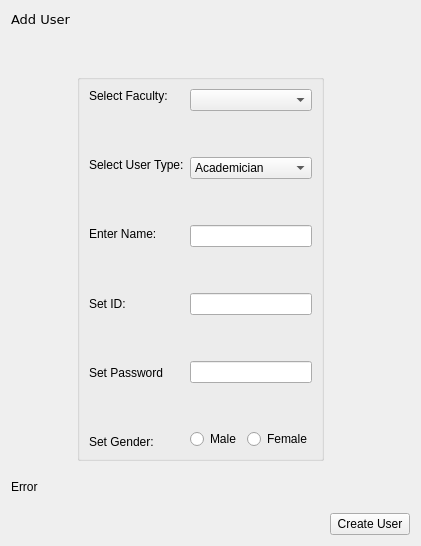
             <widget class="QWidget" name="addUserFFaculty">
              <layout class="QGridLayout" name="gridLayout_4">
               <item row="1" column="1">
                <spacer name="verticalSpacer_18">
                 <property name="orientation">
                  <enum>Qt::Vertical</enum>
                 </property>
                 <property name="sizeHint" stdset="0">
                  <size>
                   <width>20</width>
                   <height>40</height>
                  </size>
                 </property>
                </spacer>
               </item>
               <item row="4" column="1">
                <spacer name="verticalSpacer_19">
                 <property name="orientation">
                  <enum>Qt::Vertical</enum>
                 </property>
                 <property name="sizeHint" stdset="0">
                  <size>
                   <width>20</width>
                   <height>40</height>
                  </size>
                 </property>
                </spacer>
               </item>
               <item row="5" column="2">
                <widget class="QPushButton" name="createUserButton">
                 <property name="sizePolicy">
                  <sizepolicy hsizetype="Maximum" vsizetype="Fixed">
                   <horstretch>0</horstretch>
                   <verstretch>0</verstretch>
                  </sizepolicy>
                 </property>
                 <property name="text">
                  <string>Create User</string>
                 </property>
                </widget>
               </item>
               <item row="2" column="0">
                <spacer name="horizontalSpacer_5">
                 <property name="orientation">
                  <enum>Qt::Horizontal</enum>
                 </property>
                 <property name="sizeHint" stdset="0">
                  <size>
                   <width>40</width>
                   <height>20</height>
                  </size>
                 </property>
                </spacer>
               </item>
               <item row="0" column="0">
                <widget class="QLabel" name="addUserHeader">
                 <property name="sizePolicy">
                  <sizepolicy hsizetype="Minimum" vsizetype="Maximum">
                   <horstretch>0</horstretch>
                   <verstretch>0</verstretch>
                  </sizepolicy>
                 </property>
                 <property name="font">
                  <font>
                   <family>Verdana</family>
                   <pointsize>10</pointsize>
                  </font>
                 </property>
                 <property name="text">
                  <string>Add User</string>
                 </property>
                </widget>
               </item>
               <item row="2" column="2">
                <spacer name="horizontalSpacer_6">
                 <property name="orientation">
                  <enum>Qt::Horizontal</enum>
                 </property>
                 <property name="sizeHint" stdset="0">
                  <size>
                   <width>40</width>
                   <height>20</height>
                  </size>
                 </property>
                </spacer>
               </item>
               <item row="2" column="1">
                <widget class="QGroupBox" name="groupBox1">
                 <layout class="QHBoxLayout" name="horizontalLayout_11">
                  <item>
                   <layout class="QVBoxLayout" name="verticalLayout_17">
                    <item>
                     <widget class="QLabel" name="selectFaculty">
                      <property name="text">
                       <string>Select Faculty:</string>
                      </property>
                     </widget>
                    </item>
                    <item>
                     <spacer name="verticalSpacer_17">
                      <property name="orientation">
                       <enum>Qt::Vertical</enum>
                      </property>
                      <property name="sizeHint" stdset="0">
                       <size>
                        <width>20</width>
                        <height>40</height>
                       </size>
                      </property>
                     </spacer>
                    </item>
                    <item>
                     <widget class="QLabel" name="selectUserType">
                      <property name="text">
                       <string>Select User Type:</string>
                      </property>
                     </widget>
                    </item>
                    <item>
                     <spacer name="verticalSpacer_16">
                      <property name="orientation">
                       <enum>Qt::Vertical</enum>
                      </property>
                      <property name="sizeHint" stdset="0">
                       <size>
                        <width>20</width>
                        <height>40</height>
                       </size>
                      </property>
                     </spacer>
                    </item>
                    <item>
                     <widget class="QLabel" name="enterNameAddUser">
                      <property name="text">
                       <string>Enter Name:</string>
                      </property>
                     </widget>
                    </item>
                    <item>
                     <spacer name="verticalSpacer_15">
                      <property name="orientation">
                       <enum>Qt::Vertical</enum>
                      </property>
                      <property name="sizeHint" stdset="0">
                       <size>
                        <width>20</width>
                        <height>40</height>
                       </size>
                      </property>
                     </spacer>
                    </item>
                    <item>
                     <widget class="QLabel" name="setID">
                      <property name="text">
                       <string>Set ID:</string>
                      </property>
                     </widget>
                    </item>
                    <item>
                     <spacer name="verticalSpacer_14">
                      <property name="orientation">
                       <enum>Qt::Vertical</enum>
                      </property>
                      <property name="sizeHint" stdset="0">
                       <size>
                        <width>20</width>
                        <height>40</height>
                       </size>
                      </property>
                     </spacer>
                    </item>
                    <item>
                     <widget class="QLabel" name="setPassword">
                      <property name="text">
                       <string>Set Password</string>
                      </property>
                     </widget>
                    </item>
                    <item>
                     <spacer name="verticalSpacer_13">
                      <property name="orientation">
                       <enum>Qt::Vertical</enum>
                      </property>
                      <property name="sizeHint" stdset="0">
                       <size>
                        <width>20</width>
                        <height>40</height>
                       </size>
                      </property>
                     </spacer>
                    </item>
                    <item>
                     <widget class="QLabel" name="setGender">
                      <property name="text">
                       <string>Set Gender:</string>
                      </property>
                     </widget>
                    </item>
                   </layout>
                  </item>
                  <item>
                   <layout class="QVBoxLayout" name="verticalLayout_7">
                    <item>
                     <widget class="QComboBox" name="addUserFacultyComboBox"/>
                    </item>
                    <item>
                     <spacer name="verticalSpacer_12">
                      <property name="orientation">
                       <enum>Qt::Vertical</enum>
                      </property>
                      <property name="sizeHint" stdset="0">
                       <size>
                        <width>20</width>
                        <height>40</height>
                       </size>
                      </property>
                     </spacer>
                    </item>
                    <item>
                     <widget class="QComboBox" name="addUserTypeComboBox">
                      <item>
                       <property name="text">
                        <string>Academician</string>
                       </property>
                      </item>
                      <item>
                       <property name="text">
                        <string>Diploma</string>
                       </property>
                      </item>
                      <item>
                       <property name="text">
                        <string>UnderGraduate</string>
                       </property>
                      </item>
                      <item>
                       <property name="text">
                        <string>PostGraduate</string>
                       </property>
                      </item>
                     </widget>
                    </item>
                    <item>
                     <spacer name="verticalSpacer_11">
                      <property name="orientation">
                       <enum>Qt::Vertical</enum>
                      </property>
                      <property name="sizeHint" stdset="0">
                       <size>
                        <width>20</width>
                        <height>40</height>
                       </size>
                      </property>
                     </spacer>
                    </item>
                    <item>
                     <widget class="QLineEdit" name="addUserEnterName"/>
                    </item>
                    <item>
                     <spacer name="verticalSpacer_10">
                      <property name="orientation">
                       <enum>Qt::Vertical</enum>
                      </property>
                      <property name="sizeHint" stdset="0">
                       <size>
                        <width>20</width>
                        <height>40</height>
                       </size>
                      </property>
                     </spacer>
                    </item>
                    <item>
                     <widget class="QLineEdit" name="addUserSetID"/>
                    </item>
                    <item>
                     <spacer name="verticalSpacer_9">
                      <property name="orientation">
                       <enum>Qt::Vertical</enum>
                      </property>
                      <property name="sizeHint" stdset="0">
                       <size>
                        <width>20</width>
                        <height>40</height>
                       </size>
                      </property>
                     </spacer>
                    </item>
                    <item>
                     <widget class="QLineEdit" name="addUserSetPassword"/>
                    </item>
                    <item>
                     <spacer name="verticalSpacer_8">
                      <property name="orientation">
                       <enum>Qt::Vertical</enum>
                      </property>
                      <property name="sizeHint" stdset="0">
                       <size>
                        <width>20</width>
                        <height>40</height>
                       </size>
                      </property>
                     </spacer>
                    </item>
                    <item>
                     <layout class="QHBoxLayout" name="horizontalLayout_10">
                      <item>
                       <widget class="QRadioButton" name="male">
                        <property name="sizePolicy">
                         <sizepolicy hsizetype="Maximum" vsizetype="Fixed">
                          <horstretch>0</horstretch>
                          <verstretch>0</verstretch>
                         </sizepolicy>
                        </property>
                        <property name="text">
                         <string>Male</string>
                        </property>
                       </widget>
                      </item>
                      <item>
                       <widget class="QRadioButton" name="female">
                        <property name="sizePolicy">
                         <sizepolicy hsizetype="Maximum" vsizetype="Fixed">
                          <horstretch>0</horstretch>
                          <verstretch>0</verstretch>
                         </sizepolicy>
                        </property>
                        <property name="text">
                         <string>Female</string>
                        </property>
                       </widget>
                      </item>
                     </layout>
                    </item>
                   </layout>
                  </item>
                 </layout>
                </widget>
               </item>
               <item row="4" column="0">
                <widget class="QLabel" name="addUserErrorLabel">
                 <property name="sizePolicy">
                  <sizepolicy hsizetype="Preferred" vsizetype="Maximum">
                   <horstretch>0</horstretch>
                   <verstretch>0</verstretch>
                  </sizepolicy>
                 </property>
                 <property name="text">
                  <string>Error</string>
                 </property>
                </widget>
               </item>
              </layout>
             </widget>
